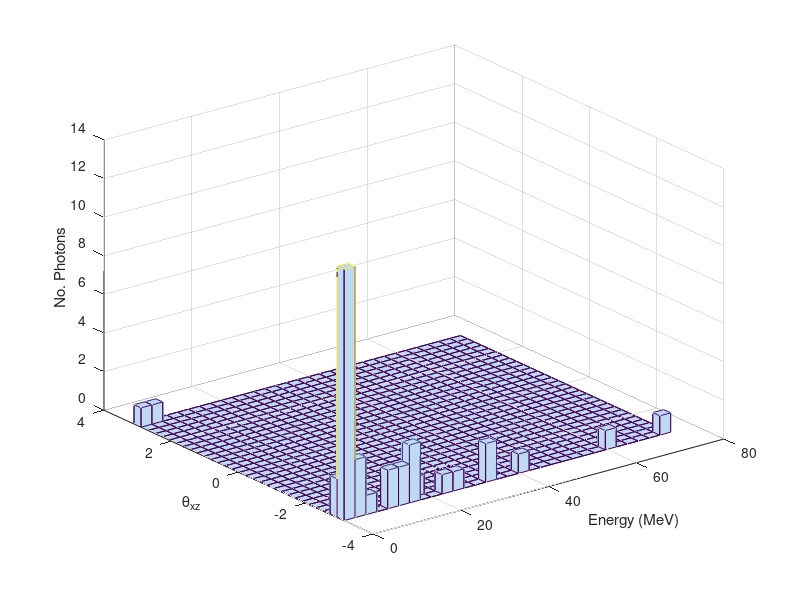
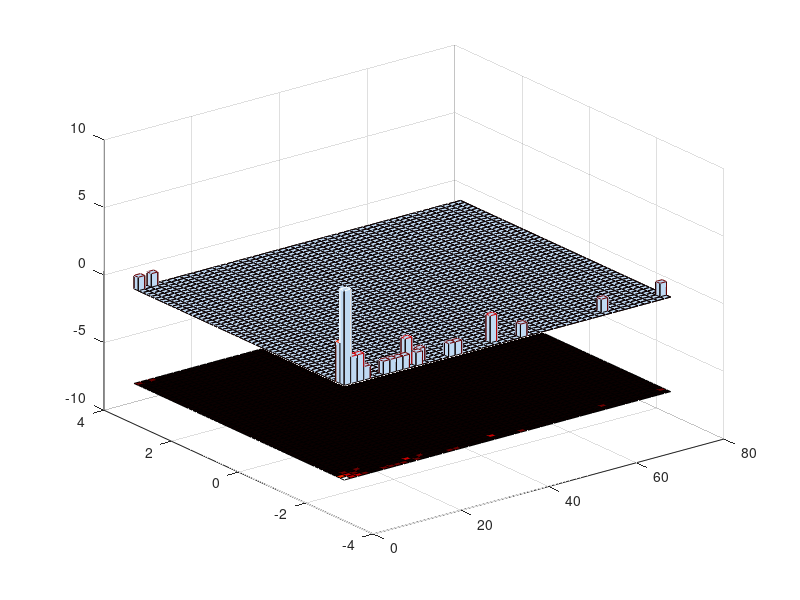
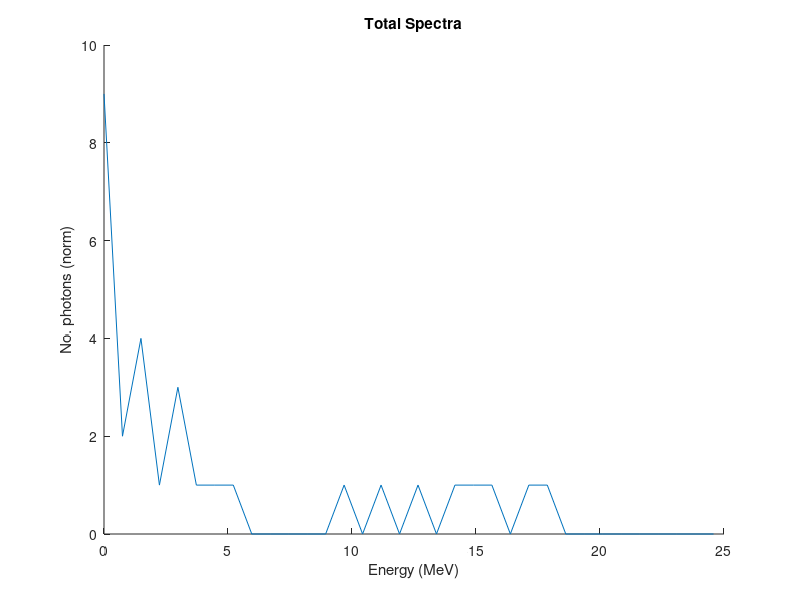
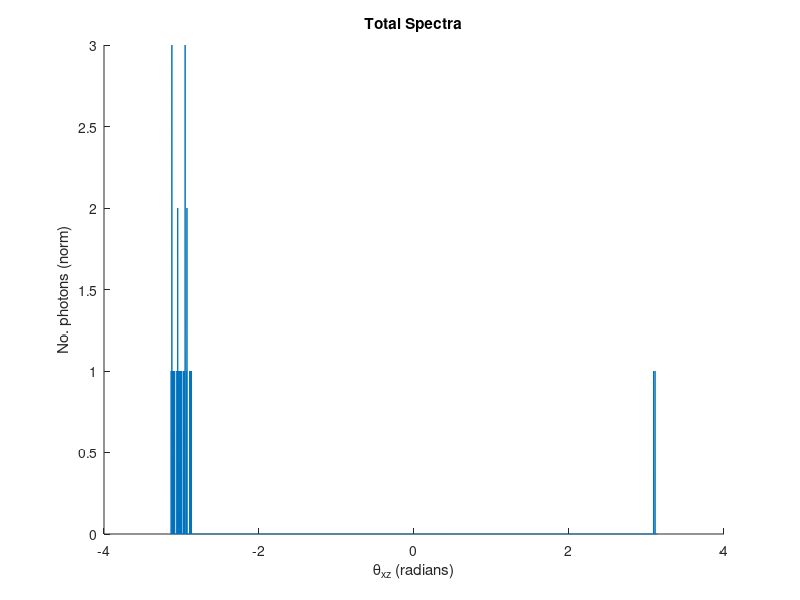

MATLAB code for these plots, in order:
clear

disp(':-----------------------------------------')
disp('Process QED photon data from multiple runs')
disp('------------------------------------------')


% load photon data file
photon_file=fopen('photon.dat','r');




photon_data = textscan(photon_file, '%f %f %f %f %f %f %f %f %f','headerLines',1);

photon_no_vec=photon_data{1};
run_no_vec=photon_data{2};
t_vec=photon_data{3};
angle_xz_vec=photon_data{4};
angle_yx_vec=photon_data{5};
chi_e_vec=photon_data{6}; 
chi_gamma=photon_data{7}; 
photon_energy_vec=photon_data{8}*1e-6; 
recoil_ratio_vec=photon_data{9};




total_no_photons1=size(photon_no_vec);
total_no_photons=total_no_photons1(1);

for i=1:total_no_photons
    if (angle_xz_vec(i) <= 0)
        thetatest(i)=pi+angle_xz_vec(i);
    else
        thetatest(i)=angle_xz_vec(i)-pi;
    end 
end

% find largest number of emissions
max_emissions=max(photon_no_vec);
no_runs=max(run_no_vec);
max_photon_en=max(photon_energy_vec);
max_time=max(t_vec);
min_time=min(t_vec);

%---------------------------------------------------
% 3D Spectra: energy v. angle

spectra3D=[photon_energy_vec,angle_xz_vec];
energy_axis=[0:max_photon_en/100:max_photon_en/3];
angle_axis=[-pi:pi/2000:pi];

figure
hist3(spectra3D,[30 30])
xlabel('Energy (MeV)')
ylabel('\theta_{xz}')
zlabel('No. Photons')

figure
hold on
hist3(spectra3D,[50 50])
n = hist3(spectra3D,[50 50]); % Extract histogram data;               
n1 = n'; 
n1( size(n,1) + 1 ,size(n,2) + 1 ) = 0; 
%Generate grid for 2-D projected view of intensities:
xb = linspace(min(spectra3D(:,1)),max(spectra3D(:,1)),size(n,1)+1);
yb = linspace(min(spectra3D(:,2)),max(spectra3D(:,2)),size(n,1)+1);
%Make a pseudocolor plot:
h = pcolor(xb,yb,n1);
%Set the z-level and colormap of the displayed grid:
set(h, 'zdata', ones(size(n1)) * -max(max(n))) 
colormap(hot) % heat map 
grid on 
%Display the default 3-D perspective view:
view(3);

%---------------------------------------------------
% Total spectra (summed over all photons)

time_axis=[min_time:(max_time-min_time)/200:max_time];



figure
hold on
htotal_en=histc(photon_energy_vec,energy_axis);
energynorm=max(htotal_en);
%htotal_en=htotal_en/energynorm;
plot(energy_axis,htotal_en)
title('Total Spectra')
xlabel('Energy (MeV)')
ylabel('No. photons (norm)')

figure
hold on
htotal_an=histc(angle_xz_vec,angle_axis);
anglenorm=max(htotal_an);
%htotal_an=htotal_an/anglenorm;
plot(angle_axis,htotal_an)
title('Total Spectra')
xlabel('\theta_{xz} (radians)')
ylabel('No. photons (norm)')

figure
hold on
htotal_thetatest=histc(thetatest,angle_axis);
anglenorm=max(htotal_thetatest);
%htotal_thetatest=htotal_thetatest/anglenorm;
plot(angle_axis,htotal_thetatest)
title('Total Spectra')
xlabel('\theta_{xz} (radians)')
ylabel('No. photons (norm)')



%---------------------------------------------------
% Individual photon number spectra

photon_en=-ones(no_runs,max_emissions);
photon_angle=-10*ones(no_runs,max_emissions);
photon_time=-9999*ones(no_runs,max_emissions);
for i=1:total_no_photons
    photon_en(run_no_vec(i),photon_no_vec(i))=photon_energy_vec(i);
    photon_angle(run_no_vec(i),photon_no_vec(i))=angle_xz_vec(i);
    photon_time(run_no_vec(i),photon_no_vec(i))=t_vec(i);
end 

%---------------------------------------------------
% Calculate some stats for the emission time of each photon

for i=1:max_emissions
   %time_average(i)=mean(photon_time(:,i));
   T=(photon_time(:,i));
   time_mean(i)=mean(T(T~=-9999));
   time_sd(i)=std(T(T~=-9999));
   clear T
end
    

figure
hold on
h1=histc(photon_en(:,1),energy_axis);
h2=histc(photon_en(:,2),energy_axis);
h3=histc(photon_en(:,3),energy_axis);
plot(energy_axis,h1,'r-')
plot(energy_axis,h2,'b-')
plot(energy_axis,h3,'g-')
legend('1 photon', '2 photon', '3 photon')
xlabel('Energy (MeV)')
ylabel('No. photons')

figure
hist(photon_en(:,1),energy_axis)
xlabel('Energy (MeV)')
ylabel('No. photons')
title('Photon 1')

figure
hist(photon_en(:,2),energy_axis)
xlabel('Energy (MeV)')
ylabel('No. photons')
title('Photon 2')






























